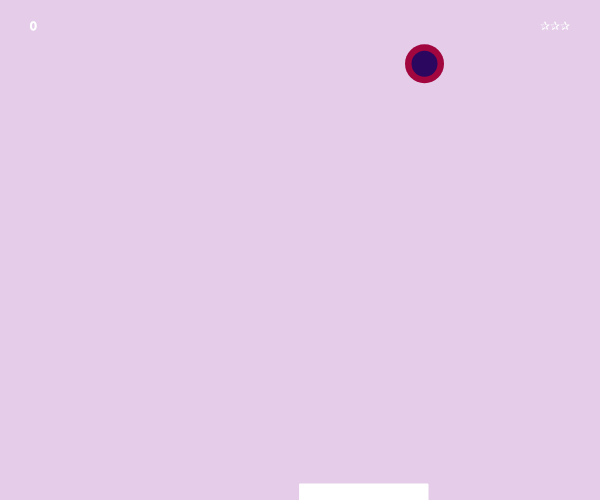
Frame 1 (no input)
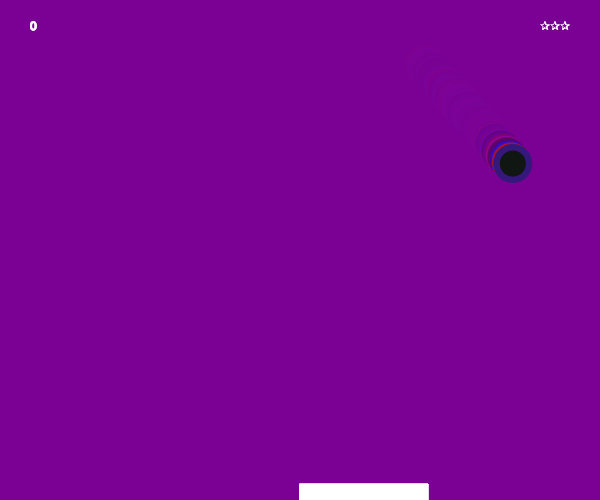
Frame 60 (no input)
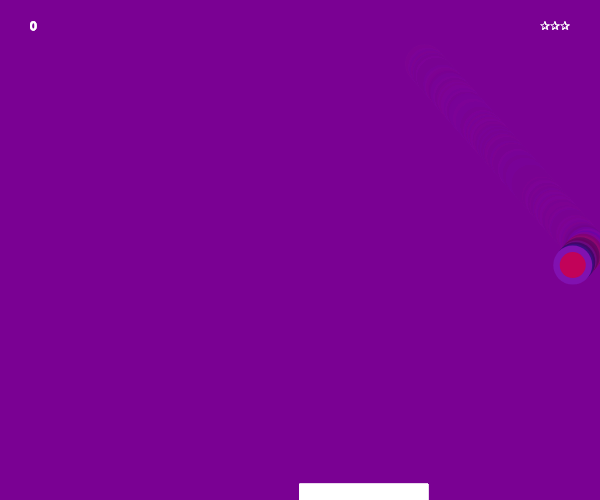
Frame 120 (the mouse pressed at the canvas centre since frame 60)

The p5.js sketch that drew these frames (run headless with seeded random() and noise() and a simulated clock; from frame 60 on, the mouse is pressed at the canvas centre):

// p5.js sketch
// ── sketch.js
//Sabrina Oliver
//so6299@bard.edu
//feb 26 2017
//I worked alone on this assignment
//reflection: I wanted the updated pong game to be more trippy and cool to look at. I wanted the balls path to be visible as it moved.

var paddle_x, paddle_y;
var paddle_w, paddle_h;
var paddle_step;

var ball_x, ball_y;
var ball_r;
var ball_x_step, ball_y_step;

var score;
var lives;


function setup() {
    createCanvas(600, 500);
    paddle_h = 16;
    paddle_w = 8 * paddle_h;
    paddle_x = width / 2;
    paddle_y = height - paddle_h;
    paddle_step = 0;
    ball_r = 13;
    score = 0;
    lives = 3;
    reset();
}

function draw() {
    background(125,0,150,50);

    // move paddle
    //paddle_x += (mouseX - paddle_x) * .1;
    paddle_x = paddle_x + paddle_step;

    // is the ball hitting the right or left wall?
    if (ball_x - ball_r < 0 || ball_x + ball_r > width) {
	ball_x_step = -ball_x_step;
    }

    // hitting the top?
    if (ball_y - ball_r < 0) {
	ball_y_step = -ball_y_step;
    }

    // hitting the paddle?
    if (ball_y + ball_r > paddle_y) {
	if (ball_x >= paddle_x && ball_x <= paddle_x + paddle_w) {
	    ball_y_step = -ball_y_step;
	    ball_y = paddle_y - ball_r;
	}
	else if (ball_y + ball_r > paddle_y){
	    reset();
	}
    }

    // move ball by ball_x_step and ball_y_step
    ball_x = ball_x + ball_x_step;
    ball_y = ball_y + ball_y_step;

    //draw ball
    noStroke();
    fill(random(200), random(25), random(255));
    ellipse(ball_x, ball_y, ball_r * 3, ball_r * 3);
    fill(random(255), random(25), random(200));
    ellipse(ball_x, ball_y, ball_r * 2, ball_r * 2);

    // draw paddle
    stroke(255);
    fill(255);
    rect(paddle_x, paddle_y, paddle_w, paddle_h);
    
    
    //score amount
    if (frameCount==60*5){
    score=5;
  }
  
  if (frameCount==120*5){
    score=10;
  }
  
  if (frameCount==180*5){
    score=15;
  }
  
  if (frameCount==240*5){
    score=20;
  }
  
  if (frameCount==300*5){
    score=25;
  }
  
  if (frameCount==360*5){
    score=30;
  }
  
  if (frameCount==420*5){
    score=35;
  }
  
   if (frameCount==480*5){
    score=40;
  }
  
   if (frameCount==540*5){
    score=45;
  }
  
   if (frameCount==600*5){
    score=50;
  }
    
   //score 
    
 color(255);
    
     if (score==0){
    text("0", 30, 30);
  }
  
  if (score==5){
    text("5", 30, 30);
  }
  
  if (score==10){
    text("10", 30, 30);
  }
  
  if (score==15){
    text("15", 30, 30);
  }
  
  if (score==20){
    text("20", 30, 30);
  }
  
    if (score==25){
    text("25", 30, 30);
  }
  
   if (score==30){
    text("30", 30, 30);
  }
  
    if (score==35){
    text("35", 30, 30);
  }
    if (score==40){
    text("40", 30, 30);
  }
    if (score==45){
    text("45", 30, 30);
  }
    if (score==50){
    text("50", 30, 30);
  }
    
    //lives amount
    
    if (ball_y + ball_r > paddle_y) {
        if (ball_x >= paddle_x && ball_x <= paddle_x + paddle_w) {
            ball_y_step = -ball_y_step;
            ball_y = paddle_y - ball_r;
    }
    else if (ball_y + ball_r > paddle_y){
      lives=lives-1;;
    }
    
 }
    //lives
           
     if (lives==3){
    noStroke();
    color(255);
    text("✰✰✰", 540, 30);
  }
  
    if (lives==2){
    noStroke();
    text("✰✰", 540, 30);
  }
  
    if (lives==1){
    noStroke();
    text("✰", 540, 30);
  }
           
    //dead
           
    if (lives==0){
    stroke(0);
    fill(255, 0, 0);
    background(0,0,255,100);
    text("U R DEAD. GAME OVER.", 220, 250);
    reset();
  }

  
  if (ball_y + ball_r > paddle_y){
    noStroke();
    lives==3
    
  }
}



function reset() {
    ball_x = random(ball_r, width - ball_r);
    ball_y = random(ball_r, height/2);
    ball_x_step = random(-3, 3);
    ball_y_step = random(1, 3);
}

function keyPressed() {
    if (keyCode == LEFT_ARROW) {
	paddle_step = -4;
    } else if (keyCode == RIGHT_ARROW) {
	paddle_step = 4;
    } else if (key == ' ') {
	reset();
    }
}

function keyReleased() {
    paddle_step = 0;
}
